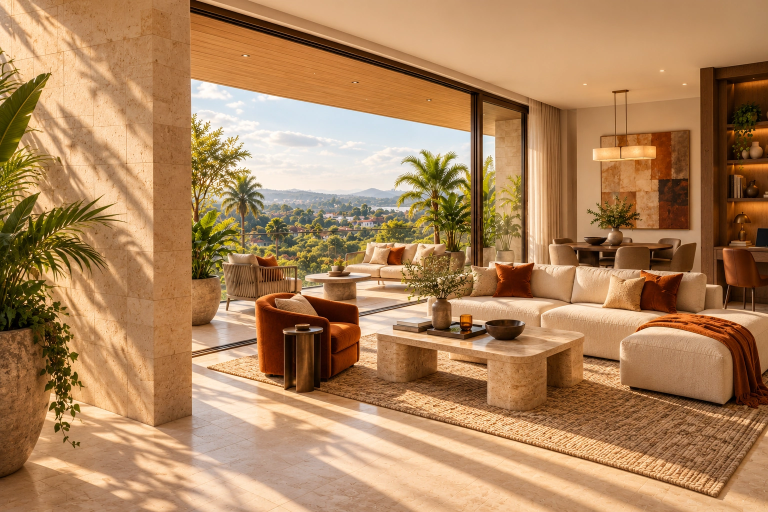
#> input picture assets-src/original/heroes/nook-desktop-hero.webp, 1536 x 1024 px (shown at 1/2 size)
$ python optimize-images.py
#> lines starting #> are read from the running program, lines starting #| are printed output that depends on the picture
"""Generate web derivatives from the untouched originals in assets-src/original.

Run with `npm run images` (Python 3 + Pillow). Outputs are committed so the build
never depends on Python. Originals are never modified.
"""
import json
from pathlib import Path
from PIL import Image, ImageDraw, ImageFont

root = Path(__file__).resolve().parents[1]
source = root / 'assets-src' / 'original'
output = root / 'public' / 'images'
output.mkdir(parents=True, exist_ok=True)
fonts = Path('C:/Windows/Fonts')


def save(image, name, quality=78):
    target = output / f'{name}.webp'
    image.save(target, 'WEBP', quality=quality, method=6)
    return target.stat().st_size


def variants(relative, name, widths, box=None, quality=78):
#> called with relative = 'heroes/nook-desktop-hero.webp', name = 'hero-desktop', box = (180, 0, 1536, 1024), quality = 80
    with Image.open(source / relative) as original:
#> original is the input picture: PIL image 1536x1024 RGB; mean R, G, B 174.5, 133, 92.6
        image = original.convert('RGB')
        if box:
            image = image.crop(box)
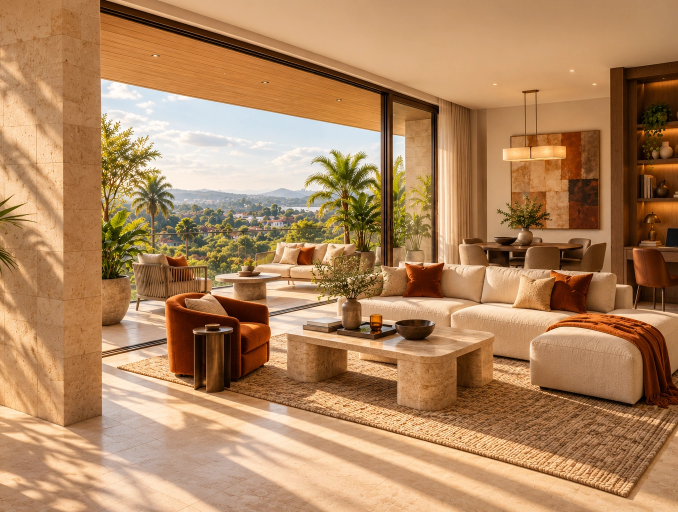
#> image: PIL image 1356x1024 RGB (shown at 1/2 size); mean R, G, B 176.3, 134.2, 95
        total = 0
        for width in widths:
            height = round(image.height * width / image.width)
            total += save(image.resize((width, height), Image.Resampling.LANCZOS), f'{name}-{width}', quality)
#> this loop made 1 pass
#> pass 1, in save, `image.save(target, 'WEBP', quality=quality, method=6)`:
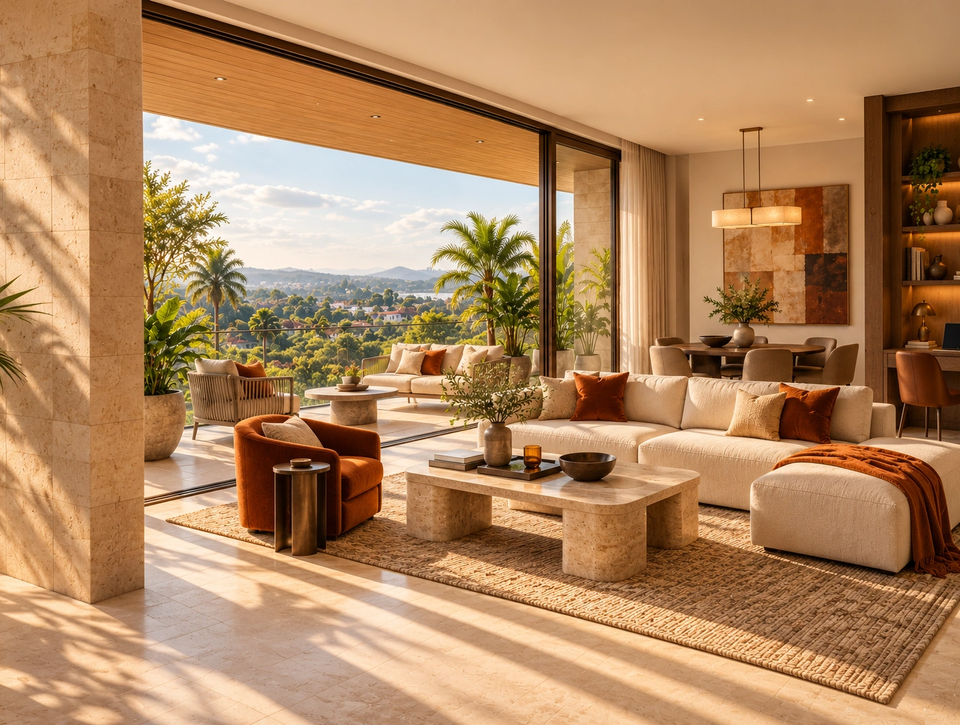
#> saved as hero-desktop-960.webp: PIL image 960x725 RGB; mean R, G, B 176.3, 134.2, 95.1
#> after the loop, total = 0
        print(f'{name}: {image.width}x{image.height} -> {widths}, {total // 1024} KB total')


# Heroes: the desktop crop drops the plant on the far left (the frame is portrait-leaning);
# the mobile crop drops the empty wall at the top. Each is served by <picture>, so a
# device downloads only one.
#> (the run stopped early here; a loop or call above may not have finished)
